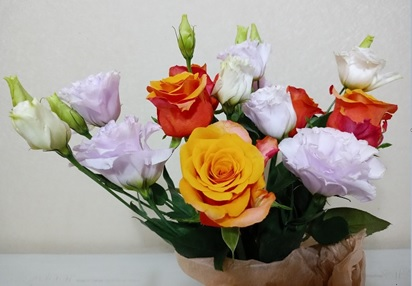
#> input picture chap05/exercises/images_ch05/flowers.jpg, 412 x 286 px
$ python 00.img_copy1.py
#> lines starting #> are read from the running program, lines starting #| are printed output that depends on the picture
import numpy as np, cv2

img1 = np.empty((120, 160), dtype=np.uint8)
img2 = np.zeros((120, 160, 3), dtype=np.uint8)
img3 = np.ones((120, 160), dtype=np.uint8) * 255

cv2.imshow('img1', img1)
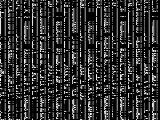
#> window 'img1': shape (120, 160); min 0, max 255, mean 46.5
cv2.imshow('img2', img2)
cv2.imshow('img3', img3)

cv2.waitKey()
cv2.destroyAllWindows()

# 영상 복사
img1 = cv2.imread('exercises/images_ch05/flowers.jpg')
#> img1 is the input picture: shape (286, 412, 3); mean B, G, R 142.9, 155.1, 167.7
img2 = img1                 # 레퍼런스(참조)
img3 = img2.copy()
img2[:,:,:] = (255,255,0)   # img1에 영향
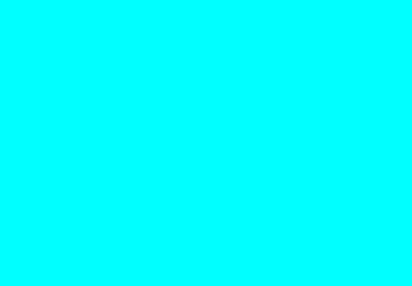
#> img2: shape (286, 412, 3); mean B, G, R 255, 255, 0

cv2.imshow('img1', img1)
cv2.imshow('img2', img2)
cv2.imshow('img3', img3)

cv2.waitKey()
cv2.destroyAllWindows()

$ run again, with chap05/exercises/images_ch05/abs_test2.jpg copied over chap05/exercises/images_ch05/flowers.jpg
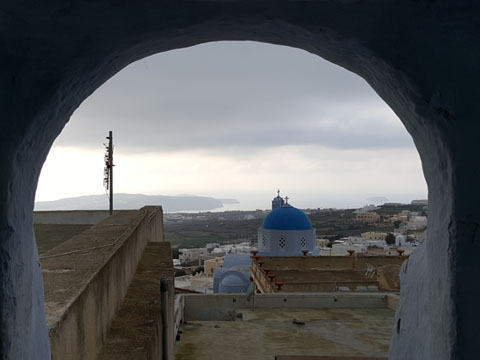
#> input picture chap05/exercises/images_ch05/abs_test2.jpg, 480 x 360 px
#> `cv2.imshow('img1', img1)`:
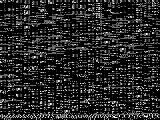
#> window 'img1': shape (120, 160); min 0, max 255, mean 39.9
#> img1 is the input picture: shape (360, 480, 3); mean B, G, R 95.3, 93.7, 91.5
